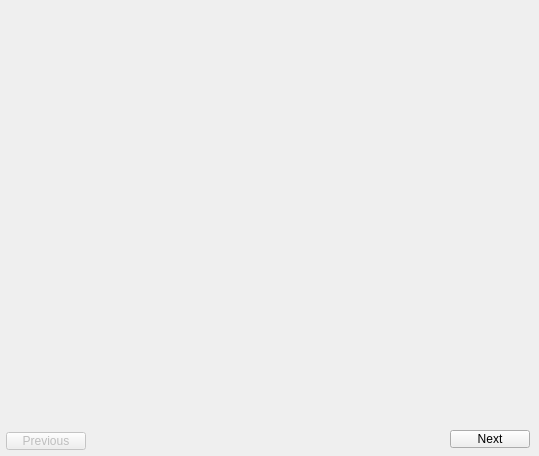
<?xml version="1.0" encoding="UTF-8"?>
<ui version="4.0">
 <class>TripDialog</class>
 <widget class="QDialog" name="TripDialog">
  <property name="geometry">
   <rect>
    <x>0</x>
    <y>0</y>
    <width>539</width>
    <height>456</height>
   </rect>
  </property>
  <property name="windowTitle">
   <string>Dialog</string>
  </property>
  <widget class="QPushButton" name="button_previous">
   <property name="enabled">
    <bool>false</bool>
   </property>
   <property name="geometry">
    <rect>
     <x>6</x>
     <y>432</y>
     <width>80</width>
     <height>18</height>
    </rect>
   </property>
   <property name="text">
    <string>Previous</string>
   </property>
  </widget>
  <widget class="QPushButton" name="button_next">
   <property name="geometry">
    <rect>
     <x>450</x>
     <y>430</y>
     <width>80</width>
     <height>18</height>
    </rect>
   </property>
   <property name="text">
    <string>Next</string>
   </property>
  </widget>
  <widget class="QLabel" name="label_collegeName">
   <property name="geometry">
    <rect>
     <x>110</x>
     <y>30</y>
     <width>300</width>
     <height>41</height>
    </rect>
   </property>
   <property name="font">
    <font>
     <pointsize>15</pointsize>
     <bold>true</bold>
     <underline>true</underline>
    </font>
   </property>
   <property name="text">
    <string/>
   </property>
   <property name="alignment">
    <set>Qt::AlignCenter</set>
   </property>
  </widget>
 </widget>
 <resources/>
 <connections/>
</ui>
